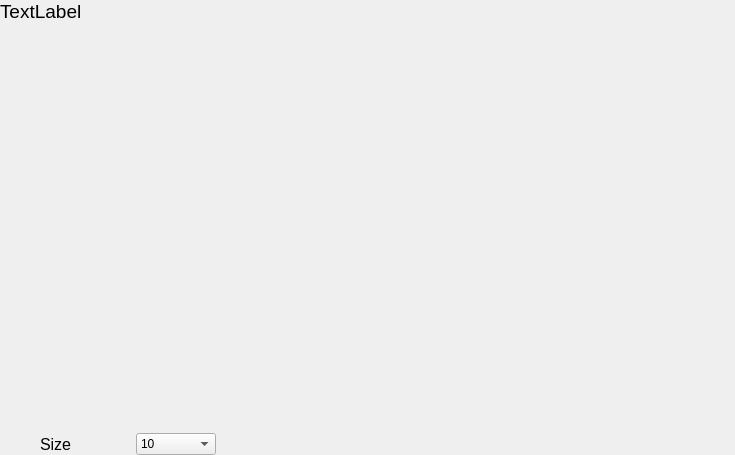
<?xml version="1.0" encoding="UTF-8"?>
<ui version="4.0">
 <class>box_chat_translate_form</class>
 <widget class="QWidget" name="box_chat_translate_form">
  <property name="geometry">
   <rect>
    <x>0</x>
    <y>0</y>
    <width>735</width>
    <height>455</height>
   </rect>
  </property>
  <property name="windowTitle">
   <string>Form</string>
  </property>
  <layout class="QVBoxLayout" name="verticalLayout">
   <property name="leftMargin">
    <number>0</number>
   </property>
   <property name="topMargin">
    <number>0</number>
   </property>
   <property name="rightMargin">
    <number>0</number>
   </property>
   <property name="bottomMargin">
    <number>0</number>
   </property>
   <item>
    <widget class="QLabel" name="result_label">
     <property name="sizePolicy">
      <sizepolicy hsizetype="Expanding" vsizetype="Expanding">
       <horstretch>0</horstretch>
       <verstretch>0</verstretch>
      </sizepolicy>
     </property>
     <property name="maximumSize">
      <size>
       <width>16777215</width>
       <height>16777215</height>
      </size>
     </property>
     <property name="font">
      <font>
       <pointsize>14</pointsize>
      </font>
     </property>
     <property name="text">
      <string>TextLabel</string>
     </property>
     <property name="alignment">
      <set>Qt::AlignmentFlag::AlignLeading|Qt::AlignmentFlag::AlignLeft|Qt::AlignmentFlag::AlignTop</set>
     </property>
     <property name="wordWrap">
      <bool>true</bool>
     </property>
    </widget>
   </item>
   <item>
    <layout class="QHBoxLayout" name="horizontalLayout">
     <property name="spacing">
      <number>6</number>
     </property>
     <property name="sizeConstraint">
      <enum>QLayout::SizeConstraint::SetDefaultConstraint</enum>
     </property>
     <property name="leftMargin">
      <number>0</number>
     </property>
     <property name="topMargin">
      <number>0</number>
     </property>
     <property name="rightMargin">
      <number>0</number>
     </property>
     <property name="bottomMargin">
      <number>0</number>
     </property>
     <item>
      <spacer name="horizontalSpacer_3">
       <property name="orientation">
        <enum>Qt::Orientation::Horizontal</enum>
       </property>
       <property name="sizeType">
        <enum>QSizePolicy::Policy::Fixed</enum>
       </property>
       <property name="sizeHint" stdset="0">
        <size>
         <width>40</width>
         <height>20</height>
        </size>
       </property>
      </spacer>
     </item>
     <item>
      <widget class="QLabel" name="font_size_label">
       <property name="minimumSize">
        <size>
         <width>50</width>
         <height>0</height>
        </size>
       </property>
       <property name="maximumSize">
        <size>
         <width>16777215</width>
         <height>50</height>
        </size>
       </property>
       <property name="font">
        <font>
         <pointsize>12</pointsize>
        </font>
       </property>
       <property name="text">
        <string>Size</string>
       </property>
      </widget>
     </item>
     <item>
      <spacer name="horizontalSpacer_2">
       <property name="orientation">
        <enum>Qt::Orientation::Horizontal</enum>
       </property>
       <property name="sizeType">
        <enum>QSizePolicy::Policy::Fixed</enum>
       </property>
       <property name="sizeHint" stdset="0">
        <size>
         <width>40</width>
         <height>20</height>
        </size>
       </property>
      </spacer>
     </item>
     <item>
      <widget class="QComboBox" name="font_size_comboBox">
       <property name="minimumSize">
        <size>
         <width>80</width>
         <height>0</height>
        </size>
       </property>
       <property name="maximumSize">
        <size>
         <width>80</width>
         <height>16777215</height>
        </size>
       </property>
       <item>
        <property name="text">
         <string>10</string>
        </property>
       </item>
       <item>
        <property name="text">
         <string>12</string>
        </property>
       </item>
       <item>
        <property name="text">
         <string>14</string>
        </property>
       </item>
       <item>
        <property name="text">
         <string>16</string>
        </property>
       </item>
       <item>
        <property name="text">
         <string>18</string>
        </property>
       </item>
       <item>
        <property name="text">
         <string>20</string>
        </property>
       </item>
       <item>
        <property name="text">
         <string>22</string>
        </property>
       </item>
       <item>
        <property name="text">
         <string>24</string>
        </property>
       </item>
       <item>
        <property name="text">
         <string>26</string>
        </property>
       </item>
       <item>
        <property name="text">
         <string>28</string>
        </property>
       </item>
       <item>
        <property name="text">
         <string>30</string>
        </property>
       </item>
       <item>
        <property name="text">
         <string>32</string>
        </property>
       </item>
       <item>
        <property name="text">
         <string>34</string>
        </property>
       </item>
       <item>
        <property name="text">
         <string>36</string>
        </property>
       </item>
       <item>
        <property name="text">
         <string>38</string>
        </property>
       </item>
       <item>
        <property name="text">
         <string>40</string>
        </property>
       </item>
      </widget>
     </item>
     <item>
      <spacer name="horizontalSpacer">
       <property name="orientation">
        <enum>Qt::Orientation::Horizontal</enum>
       </property>
       <property name="sizeHint" stdset="0">
        <size>
         <width>30</width>
         <height>10</height>
        </size>
       </property>
      </spacer>
     </item>
    </layout>
   </item>
  </layout>
 </widget>
 <resources/>
 <connections/>
</ui>
